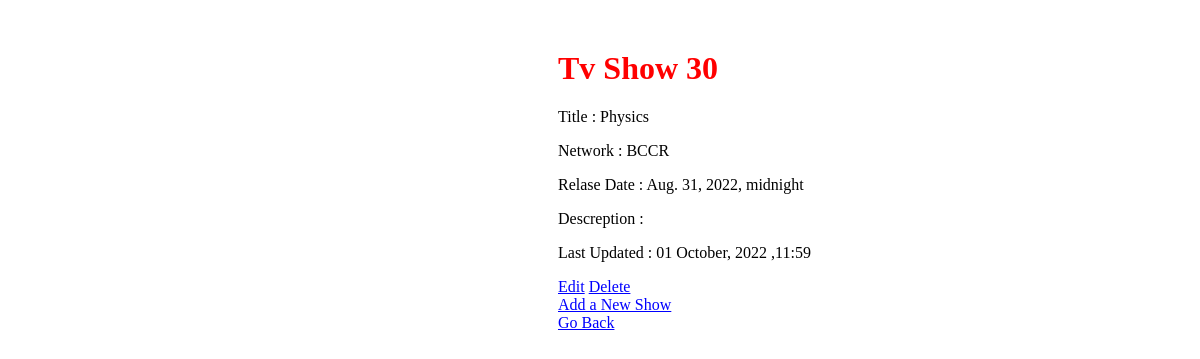
Page /shows/30 on the earlier database version.
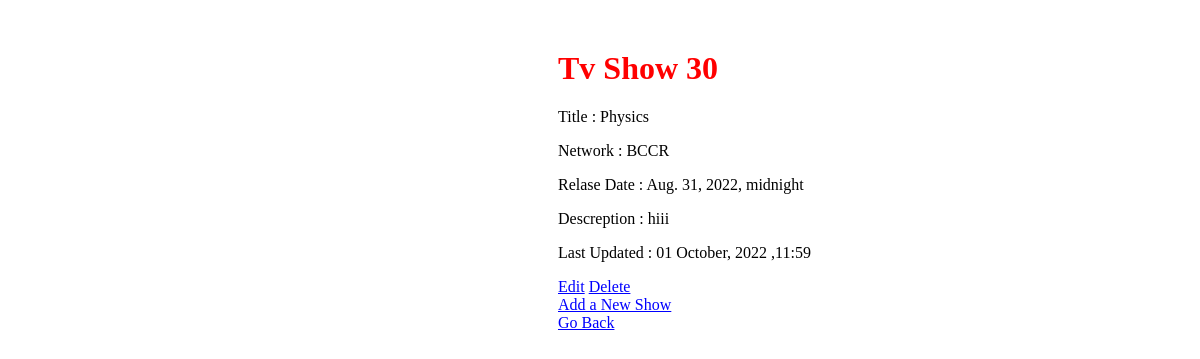
Same page on the later database version.
### App/models.py (models this page shows)
class Show (models.Model):
    title = models.CharField(max_length=255)
    network=models.CharField(max_length=15)
    relaseDate= models.DateTimeField()
    description = models.TextField()
    created_at = models.DateTimeField(auto_now_add=True)
    updated_at = models.DateTimeField(auto_now=True)
    objects=ShowManager()

### App/views.py (the view)
def show (request,id):
    context = {
        "time": strftime("%d %B, %Y ,%H:%M", gmtime()),
        'show' : Show.objects.get(id = int(id)),
    }
    return render (request,'details.html',context )

### App/templates/details.html (shortened to what this page needs)
<!DOCTYPE html>
<html lang="en">
<head>
</head>
<body>
    <main>
        <h1>Tv Show {{show.id}}</h1>
        <p>Title : {{show.title}}</p>
        <p>Network : {{show.network}}</p>
        <p>Relase Date : {{show.relaseDate}}</p>
        <p>Descreption : {{show.description}}</p>
    <footer>
        <p>Last Updated : {{time}}</p>
        <a href="/shows/{{show.id}}/edit">Edit</a>
        <a href="/shows/{{show.id}}/destroy">Delete</a>
    </footer>
    <a href="/">Add a New Show</a><br>
    <a href="/">Go Back</a>
</main>
</body>
</html>

Differences in the rows shown:
changed Show "Physics": description (not shown) → "hiii"
